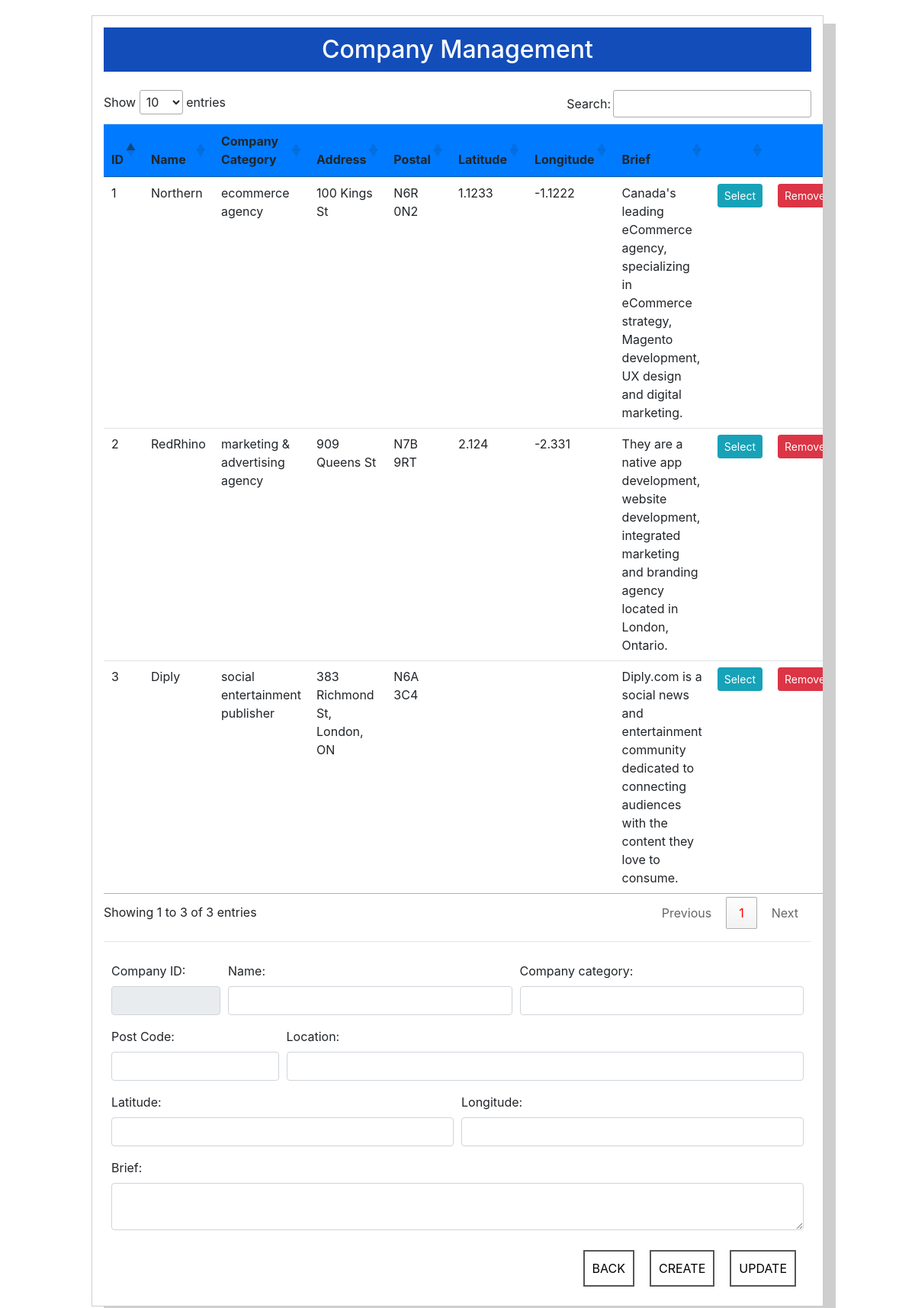
Page /admin/cms_company.php (signed in) on the committed database.
### tables this page shows
CREATE TABLE `company_info` (
  `company_id` int(11) NOT NULL AUTO_INCREMENT,
  `company_name` varchar(128) NOT NULL,
  `company_category` text NOT NULL,
  `company_brief` varchar(1000) DEFAULT NULL,
  `company_latitude` varchar(48) DEFAULT NULL,
  `company_longitude` varchar(48) DEFAULT NULL,
  `address` varchar(256) NOT NULL,
  `postal` varchar(7) NOT NULL,
  PRIMARY KEY (`company_id`)
);

### admin/cms_company.php (the view, shortened to what this page needs)
<?php
require("connection.php");
$fetch_company = "SELECT * FROM company_info";
$company       = mysqli_query($link, $fetch_company);
if ($company) {
    $company_table = "<table class='table table-sm cmsTables'><thead><tr class='bg-primary'><th>ID</th><th>Name</th><th>Company Category</th><th>Address</th><th>Postal</th><th>Latitude</th><th>Longitude</th><th>Brief</th><th></th><th></th></tr></thead><tbody><br>";
    while ($row = mysqli_fetch_array($company)) {
        $company_table .= "<tr><td>" . $row["company_id"] .
                          "</td><td>" . $row["company_name"] .
                          "</td><td>" . $row["company_category"] .
                          "</td><td>" . $row["address"] .
                          "</td><td>" . $row["postal"] .
                          "</td><td>" . $row["company_latitude"] .
                          "</td><td>" . $row["company_longitude"] .
                          "</td><td>" . $row["company_brief"] .
                          "</td><td><a class='btn btn-sm btn-info selectCompany' href='#' id='" . $row["company_id"] . "'>Select</a>" .
                          "</td><td><a class='btn btn-sm btn-danger' href='caller.php?caller_id=deleteCompany&id=" . $row["company_id"] . "'>Remove</a></td></tr>";
    }
    $company_table .= "</tbody></table>";
}
?>
<!DOCTYPE HTML>
<html>
<head>
<link rel="stylesheet" href="../css/bootstrap.css">
<link rel="stylesheet" type="text/css" href="//cdn.datatables.net/1.10.16/css/jquery.dataTables.min.css" />
<link rel="stylesheet" href="../css/font-awesome.min.css">
<link rel="stylesheet" href="../css/cms.css">
</head>
<body>
<div class="cmsPanel">
    <h2>Company Management</h2>
    <?php if (!empty($company_table))
        echo $company_table; ?>
    <hr>
    <form action="cms_company.php" method="post">
        <div class="form-row">
            <div class="form-group col-md-2">
                <label for="companyId">Company ID:</label>
                <input type="text" class="form-control" name="id" id="companyId" readonly />
            </div>
            <div class="form-group col-md-5">
                <label for="companyName">Name:</label>
                <input type="text" class="form-control" name="name" id="companyName" />
            </div>
            <div class="form-group col-md-5">
                <label for="companyCat">Company category:</label>
                <input type="text" class="form-control" name="companyCat" id="companyCat" />
            </div>
        </div>
        <div class="form-row">
            <div class="form-group col-md-3">
                <label for="postal">Post Code:</label>
                <input type="text" class="form-control" name="postcode" id="postal" />
            </div>
            <div class="form-group col-md-9">
                <label for="companyAddr">Location:</label>
                <input type="text" class="form-control" name="address" id="companyAddr" />
            </div>
        </div>
        <div class="form-row">
            <div class="form-group col-md-6">
                <label for="companyAddr">Latitude:</label>
                <input type="text" class="form-control" name="lat" id="companyLat" />
            </div>
            <div class="form-group col-md-6">
                <label for="postal">Longitude:</label>
                <input type="text" class="form-control" name="long" id="companyLong" />
            </div>
        </div>
        <div class="form-row">
            <div class="form-group col-md-12">
                <label for="companyBrief">Brief:</label>
                <textarea class="form-control" name="brief" id="companyBrief"></textarea>
            </div>
        </div>
        <input type="submit" name="updateCompany" value="UPDATE">
        <input type="submit" name="newCompany" value="CREATE">
        <a href="index.php" class="backBtn">BACK</a>
    </form>
</div>
</body>
</html>

### css/cms.css (style rules this page uses)
h2 { text-align: center; padding: 10px 0; background: #124db9; color: #ffffff; margin: 0; }
a, a:hover { color: #ffffff; text-decoration: none; }
input[type=submit], .backBtn { border: 2px solid #555555; padding: 10px; color: #000000; background: #ffffff; float: right; margin: 10px; cursor: pointer; }
.cmsPanel { width: 80%; margin: 20px 10%; background: #ffffff; padding: 15px; border: 1px solid #cecece; box-shadow: 16px 11px 0px #cecece; overflow: auto; }
form { padding: 10px; }

### rows in the picture
company_info: company_id "1", company_name "Northern", company_category "ecommerce agency", address "100 Kings St", postal "N6R 0N2", company_latitude "1.1233", company_longitude "-1.1222", company_brief "Canada's leading eCommerce agency, specializing in eCommerce strategy, Magento development, UX design and digital marketing."
company_info: company_id "2", company_name "RedRhino", company_category "marketing & advertising agency", address "909 Queens St", postal "N7B 9RT", company_latitude "2.124", company_longitude "-2.331", company_brief "They are a native app development, website development, integrated marketing and branding agency located in London, Ontario."
company_info: company_id "3", company_name "Diply", company_category "social entertainment publisher", address "383 Richmond St, London, ON", postal "N6A 3C4", company_brief "Diply.com is a social news and entertainment community dedicated to connecting audiences with the content they love to consume."
